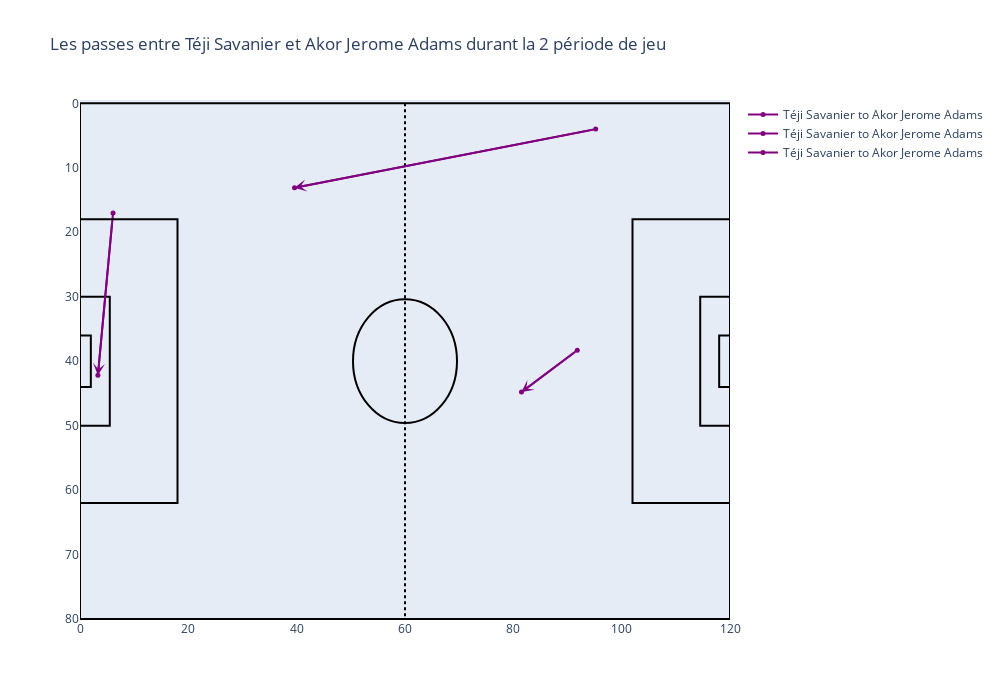

Notebook cell for this chart:
### Markdown cell above
# Passes entre deux joueurs à la demande de l'entraîneur

### Code cell
Joueurs_passes(df_passes, 'Montpellier', 2, 'Téji Savanier', 'Akor Jerome Adams' )

### Figure 1 — Plotly figure (JSON) as saved in the notebook; plotly's stock layout.template omitted (floating-point values rounded to 4 significant figures)
{"data": [{"hoverinfo": "text", "line": {"color": "purple", "width": 2}, "marker": {"size": 5}, "mode": "lines+markers", "name": "Téji Savanier to Akor Jerome Adams", "text": "De: Téji Savanier<br>À: Akor Jerome Adams<br>X: 91.8 -> 81.5<br>Y: 38.3 -> 44.8", "type": "scatter", "x": [91.8, 81.5], "y": [38.3, 44.8]}, {"hoverinfo": "text", "line": {"color": "purple", "width": 2}, "marker": {"size": 5}, "mode": "lines+markers", "name": "Téji Savanier to Akor Jerome Adams", "text": "De: Téji Savanier<br>À: Akor Jerome Adams<br>X: 95.2 -> 39.6<br>Y: 4.0 -> 13.1", "type": "scatter", "x": [95.2, 39.6], "y": [4, 13.1]}, {"hoverinfo": "text", "line": {"color": "purple", "width": 2}, "marker": {"size": 5}, "mode": "lines+markers", "name": "Téji Savanier to Akor Jerome Adams", "text": "De: Téji Savanier<br>À: Akor Jerome Adams<br>X: 6.1 -> 3.3<br>Y: 17.0 -> 42.2", "type": "scatter", "x": [6.1, 3.3], "y": [17, 42.2]}], "layout": {"annotations": [{"arrowcolor": "purple", "arrowhead": 3, "arrowsize": 1, "arrowwidth": 2, "ax": 91.8, "axref": "x", "ay": 38.3, "ayref": "y", "showarrow": true, "x": 81.5, "xref": "x", "y": 44.8, "yref": "y"}, {"arrowcolor": "purple", "arrowhead": 3, "arrowsize": 1, "arrowwidth": 2, "ax": 95.2, "axref": "x", "ay": 4, "ayref": "y", "showarrow": true, "x": 39.6, "xref": "x", "y": 13.1, "yref": "y"}, {"arrowcolor": "purple", "arrowhead": 3, "arrowsize": 1, "arrowwidth": 2, "ax": 6.1, "axref": "x", "ay": 17, "ayref": "y", "showarrow": true, "x": 3.3, "xref": "x", "y": 42.2, "yref": "y"}], "height": 700, "shapes": [{"line": {"color": "Black"}, "type": "rect", "x0": 0, "x1": 120, "y0": 0, "y1": 80}, {"line": {"color": "Black", "dash": "dot"}, "type": "line", "x0": 60, "x1": 60, "y0": 0, "y1": 80}, {"line": {"color": "Black"}, "type": "rect", "x0": 0, "x1": 18, "y0": 18, "y1": 62}, {"line": {"color": "Black"}, "type": "rect", "x0": 102, "x1": 120, "y0": 18, "y1": 62}, {"line": {"color": "Black"}, "type": "rect", "x0": 0, "x1": 5.5, "y0": 30, "y1": 50}, {"line": {"color": "Black"}, "type": "rect", "x0": 114.5, "x1": 120, "y0": 30, "y1": 50}, {"line": {"color": "Black"}, "type": "rect", "x0": 0, "x1": 2, "y0": 36, "y1": 44}, {"line": {"color": "Black"}, "type": "rect", "x0": 118, "x1": 120, "y0": 36, "y1": 44}, {"line": {"color": "Black"}, "type": "circle", "x0": 50.4, "x1": 69.6, "xref": "x", "y0": 30.4, "y1": 49.6, "yref": "y"}], "title": {"text": "Les passes entre Téji Savanier et Akor Jerome Adams durant la 2 période de jeu"}, "width": 1000, "xaxis": {"range": [0, 120], "showgrid": false, "zeroline": false}, "yaxis": {"autorange": "reversed", "range": [0, 80], "showgrid": false, "zeroline": false}}}
